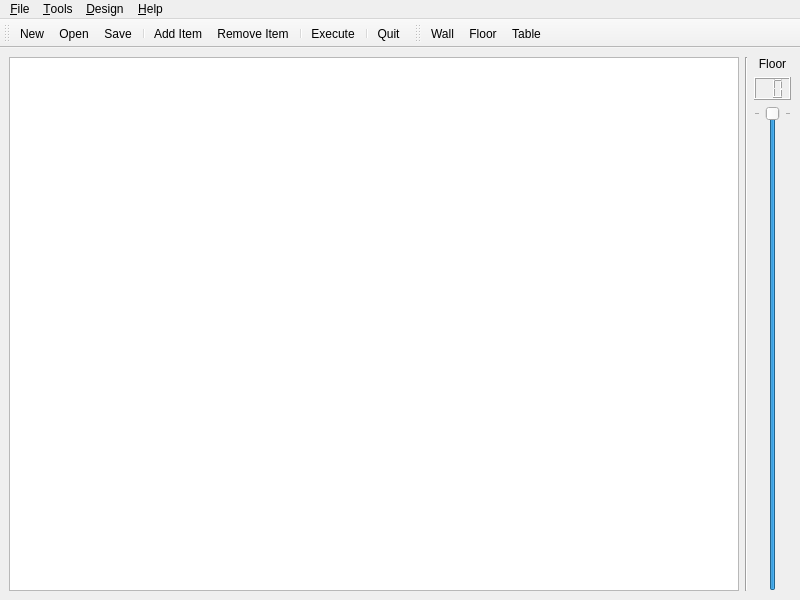
<?xml version="1.0" encoding="UTF-8"?>
<ui version="4.0">
 <class>MainWindow</class>
 <widget class="QMainWindow" name="MainWindow">
  <property name="geometry">
   <rect>
    <x>0</x>
    <y>0</y>
    <width>800</width>
    <height>600</height>
   </rect>
  </property>
  <property name="windowTitle">
   <string>LBlock Building Designer</string>
  </property>
  <widget class="QWidget" name="centralwidget">
   <layout class="QHBoxLayout" name="horizontalLayout">
    <item>
     <widget class="FloorTopView" name="graphicsView"/>
    </item>
    <item>
     <widget class="Line" name="line">
      <property name="orientation">
       <enum>Qt::Vertical</enum>
      </property>
     </widget>
    </item>
    <item>
     <layout class="QVBoxLayout" name="verticalLayout">
      <item>
       <widget class="QLabel" name="label">
        <property name="text">
         <string>Floor</string>
        </property>
        <property name="alignment">
         <set>Qt::AlignCenter</set>
        </property>
        <property name="buddy">
         <cstring>floorNumber</cstring>
        </property>
       </widget>
      </item>
      <item>
       <widget class="QLCDNumber" name="lcdNumber">
        <property name="frameShape">
         <enum>QFrame::Box</enum>
        </property>
        <property name="numDigits">
         <number>2</number>
        </property>
        <property name="segmentStyle">
         <enum>QLCDNumber::Filled</enum>
        </property>
        <property name="intValue" stdset="0">
         <number>0</number>
        </property>
       </widget>
      </item>
      <item>
       <widget class="QSlider" name="floorNumber">
        <property name="sizePolicy">
         <sizepolicy hsizetype="Minimum" vsizetype="Expanding">
          <horstretch>0</horstretch>
          <verstretch>0</verstretch>
         </sizepolicy>
        </property>
        <property name="minimum">
         <number>0</number>
        </property>
        <property name="maximum">
         <number>0</number>
        </property>
        <property name="orientation">
         <enum>Qt::Vertical</enum>
        </property>
        <property name="tickPosition">
         <enum>QSlider::TicksBothSides</enum>
        </property>
        <property name="tickInterval">
         <number>2</number>
        </property>
       </widget>
      </item>
     </layout>
    </item>
   </layout>
  </widget>
  <widget class="QMenuBar" name="menubar">
   <property name="geometry">
    <rect>
     <x>0</x>
     <y>0</y>
     <width>800</width>
     <height>27</height>
    </rect>
   </property>
   <widget class="QMenu" name="menu_File">
    <property name="title">
     <string>&amp;File</string>
    </property>
    <addaction name="action_New"/>
    <addaction name="action_Open"/>
    <addaction name="separator"/>
    <addaction name="action_Save"/>
    <addaction name="actionSave_As"/>
    <addaction name="separator"/>
    <addaction name="actionQuit"/>
   </widget>
   <widget class="QMenu" name="menu_Help">
    <property name="title">
     <string>&amp;Help</string>
    </property>
    <addaction name="actionAbout_LBlock"/>
    <addaction name="actionAbout_Qt"/>
   </widget>
   <widget class="QMenu" name="menu_Tools">
    <property name="title">
     <string>&amp;Tools</string>
    </property>
    <widget class="QMenu" name="menuToolbars">
     <property name="title">
      <string>Toolbars</string>
     </property>
     <addaction name="actionFile_Toolbar"/>
     <addaction name="actionItems_Toolbar"/>
    </widget>
    <addaction name="actionTextures"/>
    <addaction name="actionItemProperties"/>
    <addaction name="separator"/>
    <addaction name="menuToolbars"/>
   </widget>
   <widget class="QMenu" name="menu_Design">
    <property name="title">
     <string>&amp;Design</string>
    </property>
    <addaction name="actionProperties"/>
    <addaction name="separator"/>
    <addaction name="actionExecute"/>
   </widget>
   <addaction name="menu_File"/>
   <addaction name="menu_Tools"/>
   <addaction name="menu_Design"/>
   <addaction name="menu_Help"/>
  </widget>
  <widget class="QToolBar" name="fileToolbar">
   <property name="windowTitle">
    <string>File</string>
   </property>
   <property name="iconSize">
    <size>
     <width>22</width>
     <height>22</height>
    </size>
   </property>
   <property name="toolButtonStyle">
    <enum>Qt::ToolButtonTextUnderIcon</enum>
   </property>
   <attribute name="toolBarArea">
    <enum>TopToolBarArea</enum>
   </attribute>
   <attribute name="toolBarBreak">
    <bool>false</bool>
   </attribute>
   <addaction name="action_New"/>
   <addaction name="action_Open"/>
   <addaction name="action_Save"/>
   <addaction name="separator"/>
   <addaction name="actionAdd_Item"/>
   <addaction name="actionRemove_Item"/>
   <addaction name="separator"/>
   <addaction name="actionExecute"/>
   <addaction name="separator"/>
   <addaction name="actionQuit"/>
  </widget>
  <widget class="QToolBar" name="itemsToolBar">
   <property name="windowTitle">
    <string>Items</string>
   </property>
   <attribute name="toolBarArea">
    <enum>TopToolBarArea</enum>
   </attribute>
   <attribute name="toolBarBreak">
    <bool>false</bool>
   </attribute>
   <addaction name="actionWall"/>
   <addaction name="actionFloor"/>
   <addaction name="actionTable"/>
  </widget>
  <action name="action_New">
   <property name="icon">
    <iconset resource="../icons.qrc">
     <normaloff>:/icons/icons/document-new.png</normaloff>:/icons/icons/document-new.png</iconset>
   </property>
   <property name="text">
    <string>&amp;New...</string>
   </property>
   <property name="shortcut">
    <string>Ctrl+N</string>
   </property>
  </action>
  <action name="action_Open">
   <property name="icon">
    <iconset resource="../icons.qrc">
     <normaloff>:/icons/icons/document-open.png</normaloff>:/icons/icons/document-open.png</iconset>
   </property>
   <property name="text">
    <string>&amp;Open...</string>
   </property>
   <property name="shortcut">
    <string>Ctrl+O</string>
   </property>
  </action>
  <action name="action_Save">
   <property name="icon">
    <iconset resource="../icons.qrc">
     <normaloff>:/icons/icons/document-save.png</normaloff>:/icons/icons/document-save.png</iconset>
   </property>
   <property name="text">
    <string>&amp;Save</string>
   </property>
   <property name="shortcut">
    <string>Ctrl+S</string>
   </property>
  </action>
  <action name="actionSave_As">
   <property name="icon">
    <iconset resource="../icons.qrc">
     <normaloff>:/icons/icons/document-save-as.png</normaloff>:/icons/icons/document-save-as.png</iconset>
   </property>
   <property name="text">
    <string>Save &amp;As...</string>
   </property>
  </action>
  <action name="actionQuit">
   <property name="icon">
    <iconset resource="../icons.qrc">
     <normaloff>:/icons/icons/process-stop.png</normaloff>:/icons/icons/process-stop.png</iconset>
   </property>
   <property name="text">
    <string>&amp;Quit</string>
   </property>
   <property name="shortcut">
    <string>Ctrl+Q</string>
   </property>
  </action>
  <action name="actionAbout_LBlock">
   <property name="text">
    <string>&amp;About LBlock</string>
   </property>
  </action>
  <action name="actionItems_Toolbar">
   <property name="checkable">
    <bool>true</bool>
   </property>
   <property name="checked">
    <bool>true</bool>
   </property>
   <property name="text">
    <string>Items</string>
   </property>
  </action>
  <action name="actionFile_Toolbar">
   <property name="checkable">
    <bool>true</bool>
   </property>
   <property name="checked">
    <bool>true</bool>
   </property>
   <property name="text">
    <string>File</string>
   </property>
  </action>
  <action name="actionTextures">
   <property name="checkable">
    <bool>true</bool>
   </property>
   <property name="checked">
    <bool>true</bool>
   </property>
   <property name="text">
    <string>Textures</string>
   </property>
  </action>
  <action name="actionAbout_Qt">
   <property name="text">
    <string>About Qt</string>
   </property>
  </action>
  <action name="actionExecute">
   <property name="icon">
    <iconset resource="../icons.qrc">
     <normaloff>:/icons/icons/media-playback-start.png</normaloff>:/icons/icons/media-playback-start.png</iconset>
   </property>
   <property name="text">
    <string>Execute</string>
   </property>
  </action>
  <action name="actionWall">
   <property name="checkable">
    <bool>true</bool>
   </property>
   <property name="checked">
    <bool>false</bool>
   </property>
   <property name="enabled">
    <bool>true</bool>
   </property>
   <property name="text">
    <string>Wall</string>
   </property>
  </action>
  <action name="actionFloor">
   <property name="checkable">
    <bool>true</bool>
   </property>
   <property name="text">
    <string>Floor</string>
   </property>
  </action>
  <action name="actionTable">
   <property name="checkable">
    <bool>true</bool>
   </property>
   <property name="text">
    <string>Table</string>
   </property>
  </action>
  <action name="actionAdd_Item">
   <property name="icon">
    <iconset resource="../icons.qrc">
     <normaloff>:/icons/icons/list-add.png</normaloff>:/icons/icons/list-add.png</iconset>
   </property>
   <property name="text">
    <string>Add Item</string>
   </property>
  </action>
  <action name="actionRemove_Item">
   <property name="icon">
    <iconset resource="../icons.qrc">
     <normaloff>:/icons/icons/list-remove.png</normaloff>:/icons/icons/list-remove.png</iconset>
   </property>
   <property name="text">
    <string>Remove Item</string>
   </property>
  </action>
  <action name="actionProperties">
   <property name="text">
    <string>Properties</string>
   </property>
  </action>
  <action name="actionItemProperties">
   <property name="checkable">
    <bool>true</bool>
   </property>
   <property name="checked">
    <bool>true</bool>
   </property>
   <property name="text">
    <string>ItemProperties</string>
   </property>
  </action>
 </widget>
 <customwidgets>
  <customwidget>
   <class>FloorTopView</class>
   <extends>QGraphicsView</extends>
   <header>floortopview.h</header>
  </customwidget>
 </customwidgets>
 <resources>
  <include location="../icons.qrc"/>
 </resources>
 <connections>
  <connection>
   <sender>floorNumber</sender>
   <signal>valueChanged(int)</signal>
   <receiver>lcdNumber</receiver>
   <slot>display(int)</slot>
   <hints>
    <hint type="sourcelabel">
     <x>784</x>
     <y>171</y>
    </hint>
    <hint type="destinationlabel">
     <x>794</x>
     <y>130</y>
    </hint>
   </hints>
  </connection>
  <connection>
   <sender>actionQuit</sender>
   <signal>activated()</signal>
   <receiver>MainWindow</receiver>
   <slot>close()</slot>
   <hints>
    <hint type="sourcelabel">
     <x>-1</x>
     <y>-1</y>
    </hint>
    <hint type="destinationlabel">
     <x>399</x>
     <y>299</y>
    </hint>
   </hints>
  </connection>
  <connection>
   <sender>actionFile_Toolbar</sender>
   <signal>toggled(bool)</signal>
   <receiver>fileToolbar</receiver>
   <slot>setShown(bool)</slot>
   <hints>
    <hint type="sourcelabel">
     <x>-1</x>
     <y>-1</y>
    </hint>
    <hint type="destinationlabel">
     <x>118</x>
     <y>44</y>
    </hint>
   </hints>
  </connection>
  <connection>
   <sender>actionItems_Toolbar</sender>
   <signal>toggled(bool)</signal>
   <receiver>itemsToolBar</receiver>
   <slot>setShown(bool)</slot>
   <hints>
    <hint type="sourcelabel">
     <x>-1</x>
     <y>-1</y>
    </hint>
    <hint type="destinationlabel">
     <x>799</x>
     <y>72</y>
    </hint>
   </hints>
  </connection>
  <connection>
   <sender>action_New</sender>
   <signal>activated()</signal>
   <receiver>MainWindow</receiver>
   <slot>slotNew()</slot>
   <hints>
    <hint type="sourcelabel">
     <x>-1</x>
     <y>-1</y>
    </hint>
    <hint type="destinationlabel">
     <x>399</x>
     <y>299</y>
    </hint>
   </hints>
  </connection>
  <connection>
   <sender>action_Open</sender>
   <signal>activated()</signal>
   <receiver>MainWindow</receiver>
   <slot>slotOpen()</slot>
   <hints>
    <hint type="sourcelabel">
     <x>-1</x>
     <y>-1</y>
    </hint>
    <hint type="destinationlabel">
     <x>399</x>
     <y>299</y>
    </hint>
   </hints>
  </connection>
  <connection>
   <sender>action_Save</sender>
   <signal>activated()</signal>
   <receiver>MainWindow</receiver>
   <slot>slotSave()</slot>
   <hints>
    <hint type="sourcelabel">
     <x>-1</x>
     <y>-1</y>
    </hint>
    <hint type="destinationlabel">
     <x>399</x>
     <y>299</y>
    </hint>
   </hints>
  </connection>
  <connection>
   <sender>actionSave_As</sender>
   <signal>activated()</signal>
   <receiver>MainWindow</receiver>
   <slot>slotSaveAs()</slot>
   <hints>
    <hint type="sourcelabel">
     <x>-1</x>
     <y>-1</y>
    </hint>
    <hint type="destinationlabel">
     <x>399</x>
     <y>299</y>
    </hint>
   </hints>
  </connection>
  <connection>
   <sender>actionAbout_LBlock</sender>
   <signal>activated()</signal>
   <receiver>MainWindow</receiver>
   <slot>slotAbout()</slot>
   <hints>
    <hint type="sourcelabel">
     <x>-1</x>
     <y>-1</y>
    </hint>
    <hint type="destinationlabel">
     <x>399</x>
     <y>299</y>
    </hint>
   </hints>
  </connection>
  <connection>
   <sender>actionAbout_Qt</sender>
   <signal>activated()</signal>
   <receiver>MainWindow</receiver>
   <slot>slotAboutQt()</slot>
   <hints>
    <hint type="sourcelabel">
     <x>-1</x>
     <y>-1</y>
    </hint>
    <hint type="destinationlabel">
     <x>399</x>
     <y>299</y>
    </hint>
   </hints>
  </connection>
  <connection>
   <sender>actionExecute</sender>
   <signal>activated(int)</signal>
   <receiver>MainWindow</receiver>
   <slot>slotExecute()</slot>
   <hints>
    <hint type="sourcelabel">
     <x>-1</x>
     <y>-1</y>
    </hint>
    <hint type="destinationlabel">
     <x>399</x>
     <y>299</y>
    </hint>
   </hints>
  </connection>
  <connection>
   <sender>MainWindow</sender>
   <signal>enableButtons(bool)</signal>
   <receiver>label</receiver>
   <slot>setVisible(bool)</slot>
   <hints>
    <hint type="sourcelabel">
     <x>677</x>
     <y>596</y>
    </hint>
    <hint type="destinationlabel">
     <x>774</x>
     <y>90</y>
    </hint>
   </hints>
  </connection>
  <connection>
   <sender>MainWindow</sender>
   <signal>enableButtons(bool)</signal>
   <receiver>lcdNumber</receiver>
   <slot>setVisible(bool)</slot>
   <hints>
    <hint type="sourcelabel">
     <x>446</x>
     <y>596</y>
    </hint>
    <hint type="destinationlabel">
     <x>761</x>
     <y>116</y>
    </hint>
   </hints>
  </connection>
  <connection>
   <sender>MainWindow</sender>
   <signal>enableButtons(bool)</signal>
   <receiver>floorNumber</receiver>
   <slot>setVisible(bool)</slot>
   <hints>
    <hint type="sourcelabel">
     <x>461</x>
     <y>596</y>
    </hint>
    <hint type="destinationlabel">
     <x>762</x>
     <y>351</y>
    </hint>
   </hints>
  </connection>
  <connection>
   <sender>MainWindow</sender>
   <signal>enableButtons(bool)</signal>
   <receiver>line</receiver>
   <slot>setVisible(bool)</slot>
   <hints>
    <hint type="sourcelabel">
     <x>593</x>
     <y>599</y>
    </hint>
    <hint type="destinationlabel">
     <x>748</x>
     <y>364</y>
    </hint>
   </hints>
  </connection>
  <connection>
   <sender>actionProperties</sender>
   <signal>activated()</signal>
   <receiver>MainWindow</receiver>
   <slot>slotProperties()</slot>
   <hints>
    <hint type="sourcelabel">
     <x>-1</x>
     <y>-1</y>
    </hint>
    <hint type="destinationlabel">
     <x>399</x>
     <y>299</y>
    </hint>
   </hints>
  </connection>
  <connection>
   <sender>floorNumber</sender>
   <signal>valueChanged(int)</signal>
   <receiver>MainWindow</receiver>
   <slot>slotShowFloor(int)</slot>
   <hints>
    <hint type="sourcelabel">
     <x>778</x>
     <y>450</y>
    </hint>
    <hint type="destinationlabel">
     <x>680</x>
     <y>599</y>
    </hint>
   </hints>
  </connection>
 </connections>
 <slots>
  <signal>enableButtons(bool)</signal>
  <slot>slotNew()</slot>
  <slot>slotOpen()</slot>
  <slot>slotSave()</slot>
  <slot>slotSaveAs()</slot>
  <slot>slotAbout()</slot>
  <slot>slotAboutQt()</slot>
  <slot>slotExecute()</slot>
  <slot>slotProperties()</slot>
  <slot>slotShowFloor(int)</slot>
 </slots>
</ui>
